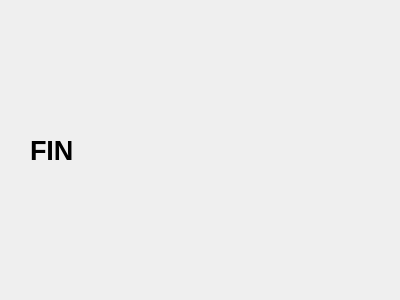
<?xml version="1.0" encoding="UTF-8"?>
<ui version="4.0">
 <class>EndGameDialog</class>
 <widget class="QDialog" name="EndGameDialog">
  <property name="geometry">
   <rect>
    <x>0</x>
    <y>0</y>
    <width>400</width>
    <height>300</height>
   </rect>
  </property>
  <property name="windowTitle">
   <string>Dialog</string>
  </property>
  <widget class="QLabel" name="label">
   <property name="geometry">
    <rect>
     <x>30</x>
     <y>20</y>
     <width>341</width>
     <height>261</height>
    </rect>
   </property>
   <property name="font">
    <font>
     <pointsize>20</pointsize>
     <bold>true</bold>
    </font>
   </property>
   <property name="text">
    <string>FIN</string>
   </property>
   <property name="wordWrap">
    <bool>true</bool>
   </property>
  </widget>
  <widget class="QLabel" name="endBackground">
   <property name="geometry">
    <rect>
     <x>-3</x>
     <y>-5</y>
     <width>471</width>
     <height>321</height>
    </rect>
   </property>
   <property name="text">
    <string/>
   </property>
  </widget>
  <zorder>endBackground</zorder>
  <zorder>label</zorder>
 </widget>
 <resources/>
 <connections/>
</ui>
